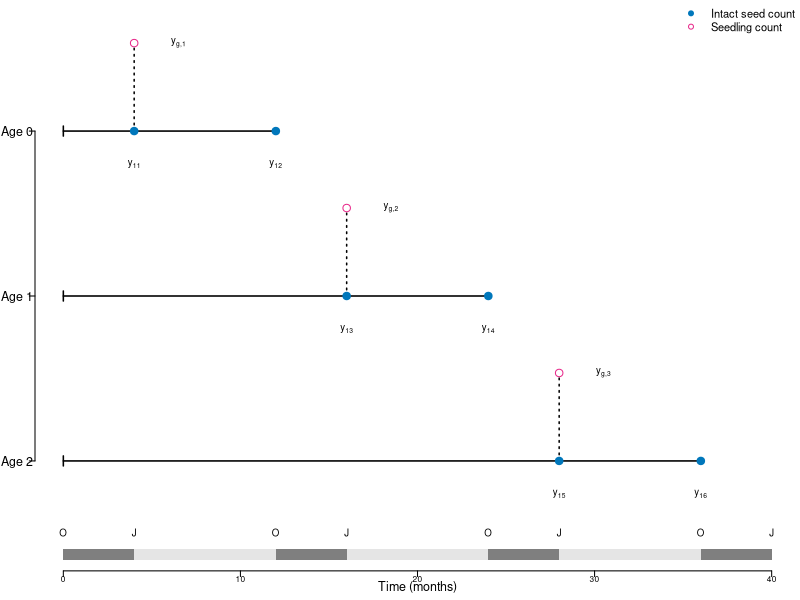
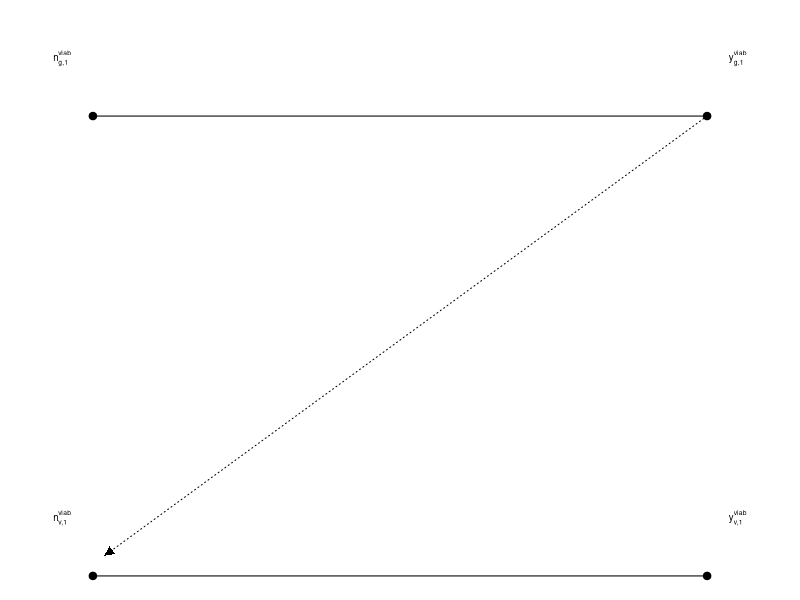
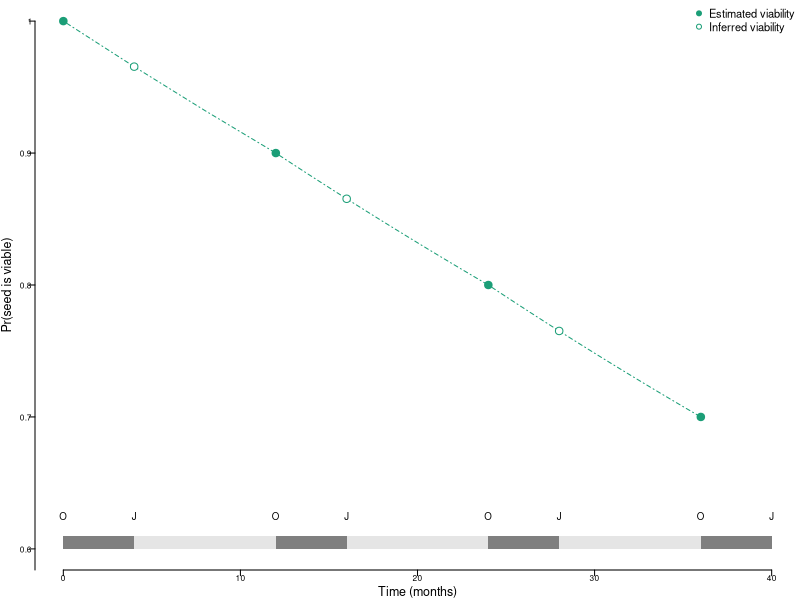
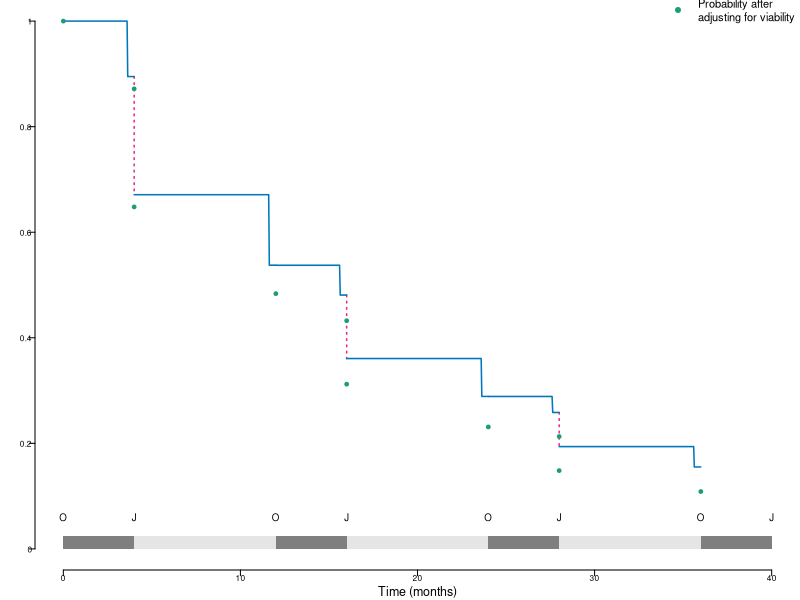

Write the R code that produced these figures, in order.
####
####
# Code for conceptual figure describing seed bank data
# Produces graphs in Figure 2B focused on belowground parts of demography
####
####

# set font sizes
pt12 = 1
pt10 = 10/12
pt9 = 9/12
pt8 = 8/12
pt7 = 7/12
pt6 = 6/12

# scale figure dimensions
scale = .9

# - Panel for seed bag trials ----

adj.y = 5
adj.y2 = 10

# two one panel plots
tiff("products/figures/seed-bag-trials.tif",
     units='px',height = 800*2*scale, width = 800*3*scale,res=800,compression='lzw')

par(mfrow=c(1,1),mar=c(0,.25,0,0),
    oma=c(1.5,1.5,0,0), mgp=c(3,.1,0))

# times at which bags were collected
t.sample = c(0,4,4,12,16,16,24,28,28,36)/36

# plotting frame
plot(NA,
     xlim=c(0,40),ylim=c(6,40-adj.y*2),
     type='n',frame=FALSE,
     axes=FALSE)

# x axis (time)
axis(1, c(0,10,20,30,40), 
     cex.axis = pt6, pos = 5,
     las = 1,  tck=-0.01, padj = -1,
     col = 'black', col.ticks = 1, 
     cex.axis = pt6)

# y axis (experimental round)
axis(2, c(35-adj.y*2,22.5-adj.y,10), tck=-0.01, 
     labels = c("Age 0","Age 1","Age 2"), 
     col = "black", col.ticks = c(1,1,1,1,1,1,0), las =2 ,
     cex.axis=pt9)

# full time of each set of seed bags in the round
arrows(0, 35-adj.y*2, 12, 35-adj.y*2, length=0.05, angle=90, code=1,lwd=1.5)
arrows(0, 22.5-adj.y, 24, 22.5-adj.y, length=0.05, angle=90, code=1,lwd=1.5)
arrows(0, 10, 36, 10, length=0.05, angle=90, code=1,lwd=1.5)

# add observations of seedlings
segments(x0=c(4,16,28),
         y0=c(35-adj.y*2,22.5-adj.y,10),
         y1=c(39-adj.y*2,26.5-adj.y,14),
         lwd=1.5,lty='dotted')

# add points for observations at each time
points(x=c(4,4,12,16,16,24,28,28,36),
       y=c(c(35,39,35)-adj.y*2,c(22.5,26.5,22.5)-adj.y,10,14,10),
       pch=c(19,21,19,19,21,19,19,21,19),cex=1,
       bg=c("#0077bb","white","#0077bb","#0077bb","white","#0077bb","#0077bb","white","#0077bb"),
       col=c("#0077bb","#e7298a","#0077bb","#0077bb","#e7298a","#0077bb","#0077bb","#e7298a","#0077bb"))

# observations of age 0 seeds
text(x=4,34-adj.y*2-.5,expression(paste(y)[11]),cex=pt7)
text(x=12,34-adj.y*2-.5,expression(paste(y)[12]),cex=pt7)
text(x=6.5,39-adj.y*2,expression(paste(y["g,1"])),cex=pt7)

# observations of age 1 seeds
text(x=(16),21.5-adj.y-.5,expression(paste(y)[13]),cex=pt7)
text(x=(24),21.5-adj.y-.5,expression(paste(y)[14]),cex=pt7)
text(x=18.5,26.5-adj.y,expression(paste(y["g,2"])),cex=pt7)

# observations of age 2 seeds
text(x=(28),9-.5,expression(paste(y)[15]),cex=pt7)
text(x=(36),9-.5,expression(paste(y)[16]),cex=pt7)
text(x=30.5,14,expression(paste(y["g,3"])),cex=pt7)

# legend
legend("topright",
       pch = c(19,21),
       col = c('#0077bb','#e7298a'),#,'black','black'),
       lty = c(FALSE,FALSE,1,3),
       legend = c("Intact seed count", "Seedling count"),#,"Survival",'Germination'),
       cex=pt8,
       box.lty=0,
       bg=NA)

# time (months)
rect(c(0,4,12,16,24,28,36),5.5,c(4,12,16,24,28,36,40),6,
     col=c('gray50','gray90'),border=0,lwd=0)
# add time of year
text(c(0,4,12,16,24,28,36,40),6.75,
     c("O","J"),cex=pt7)
mtext("Time (months)",side=1,line=.25,cex=pt9)

dev.off()



# - Panel for lab germination and viability trials ----

tiff("products/figures/lab-trials.tif",
     units='px',height = 800*1.5*scale, width = 800*2*scale,res=800,compression='lzw')

par(mfrow=c(1,1),mar=c(0,0,0,0),
    oma=c(0,0,0,0)+.1, mgp=c(3,.1,0))

# plotting frame
plot(NA,
     xlim=c(9,21),ylim=c(.4,.64),
     type='n',frame=FALSE,
     axes=FALSE)

# germination trails
segments(x0=c(10),
         x1=c(20),
         y0=c(.6))
points(x=c(10,20),y=c(.6,.6),pch=19)

# viability trials
segments(x0=c(10),
         x1=c(20),
         y0=c(.4))
points(x=c(10,20),y=c(.4,.4),pch=19)

# connect germination and viability trials
segments(x0=20,x1=10.25,y0=.6,y1=.41,lty='dotted')
shape::Arrows(x0=20,x1=10.25,y0=.6,y1=.41, arr.type="triangle", 
              arr.width=.2,arr.length=.2,lty=0)

# label observations
text(x=9.5,.625,expression(paste(n)["g,1"]^"viab"),cex=pt7)
text(x=20.5,.625,expression(paste(y)["g,1"]^"viab"),cex=pt7)

text(x=9.5,.425,expression(paste(n)["v,1"]^"viab"),cex=pt7)
text(x=20.5,.425,expression(paste(y)["v,1"]^"viab"),cex=pt7)

dev.off()


# - Functions ----
## Exponential survival function

f.exp = function(t,lam=lambda){
  return(exp(-(t/beta)^alpha))
}

## Discrete survival function

f.discrete = function(t,t_min,t_max){
  t_step = t_max-.01
  if(t<t_step){
    val = exp(-(t_min))
  } else {
    val = exp(-(t_max))
  }
  return(val)
}

# - Simulated data ----
# this is sort of messy
# it started out that I simulated data from a seed bank with constant survivorship
# so used an exponential survival function
# then I moved to plot the survival in discrete terms, so wrote a function to translate the
# continuous to exponential
# I'm leaving it like this because the continuous can be converted to the discrete
# and this is a conceptual illustration but if I were starting over I would 
# start with a discrete simulation

# number of seeds starting the trials
n = 100
# scale parameter
lambda = 1
# translate scale parameter to terms for Weibull
beta=1/lambda
# shape parameter
alpha=1

# conditional probability of germination (all *intact* seeds have x% germination probability)
g = c(.25,.25,.25)

# viability at the end of the year for age 0, 1, and 2 seeds
v = c(.9,.8,.7)

# - Calculate age-specific probabilities and survivorship schedule ----

## sample times
t.sample = t = c(0,4,4,12,16,16,24,28,28,36)/36

# Calculate age-specific survival probability
Oct_0 = 1

Janpre_1 = f.exp(t=t.sample[2])
Jangerm_1 = g[1]
Janpost_1 = (1-g[1])
Oct_1 = f.exp(t=t.sample[4])/f.exp(t=t.sample[3])

Janpre_2 = f.exp(t=t.sample[5])/f.exp(t=t.sample[4])
Jangerm_2 = g[2]
Janpost_2 = (1-g[2])
Oct_2 = f.exp(t=t.sample[7])/f.exp(t=t.sample[6])

Janpre_3 = f.exp(t=t.sample[8])/f.exp(t=t.sample[7])
Jangerm_3 = g[3]
Janpost_3 = (1-g[3])
Oct_3 = f.exp(t=t.sample[10])/f.exp(t=t.sample[9])

# Calculate survivorship schedule
l.x=c()
l.x[1]=1
l.x[2]=Janpre_1
l.x[3]=Janpost_1*Janpre_1
l.x[4]=Oct_1*Janpost_1*Janpre_1
l.x[5]=Janpre_2*Oct_1*Janpost_1*Janpre_1
l.x[6]=Janpost_2*Janpre_2*Oct_1*Janpost_1*Janpre_1
l.x[7]=Oct_2*Janpost_2*Janpre_2*Oct_1*Janpost_1*Janpre_1
l.x[8]=Janpre_3*Oct_2*Janpost_2*Janpre_2*Oct_1*Janpost_1*Janpre_1
l.x[9]=Janpost_3*Janpre_3*Oct_2*Janpost_2*Janpre_2*Oct_1*Janpost_1*Janpre_1
l.x[10]=Oct_3*Janpost_3*Janpre_3*Oct_2*Janpost_2*Janpre_2*Oct_1*Janpost_1*Janpre_1
l.x[11]=NA

# conditional probability of germination

g.v=c()
g.v[1] = g[1]/(1-(1-v[1]^(1/3))*(1-g[1]))
g.v[2] = g[2]/(1-(1-(v[1]*(v[2]/v[1])^(1/3)))*(1-g[2]))
g.v[3] = g[3]/(1-(1-(v[2]*(v[3]/v[2])^(1/3)))*(1-g[3]))

# Calculate age-specific survival probability
Oct_0.v = 1

Janpre_1.v = f.exp(t=t.sample[2])*(g[1]+(1-g[1])*v[1]^(1/3))
Jangerm_1.v = g.v[1]
Janpost_1.v = (1-g.v[1])
Oct_1.v = (f.exp(t=t.sample[4])*v[1])/(f.exp(t=t.sample[3])*(v[1])^(1/3))

Janpre_2.v =( f.exp(t=t.sample[5])*(g[2]+(1-g[2])*v[1]*(v[2]/v[1])^(1/3)))/(f.exp(t=t.sample[4])*v[1])
Jangerm_2.v = g.v[2]
Janpost_2.v = (1-g.v[2])
Oct_2.v = (f.exp(t=t.sample[7])*v[2])/(f.exp(t=t.sample[6])*v[1]*(v[2]/v[1])^(1/3))

Janpre_3.v = (f.exp(t=t.sample[8])*(g[3]+(1-g[3])*v[2]*(v[3]/v[2])^(1/3)))/(f.exp(t=t.sample[7])*v[2])
Jangerm_3.v = g.v[3]
Janpost_3.v = (1-g.v[3])
Oct_3.v = (f.exp(t=t.sample[10])*v[3])/(f.exp(t=t.sample[9])*v[2]*(v[3]/v[2])^(1/3))

# Calculate survivorship schedule
l.x.viability=c()
l.x.viability[1]=1
l.x.viability[2]=Janpre_1.v
l.x.viability[3]=Janpost_1.v*Janpre_1.v
l.x.viability[4]=Oct_1.v*Janpost_1.v*Janpre_1.v
l.x.viability[5]=Janpre_2.v*Oct_1.v*Janpost_1.v*Janpre_1.v
l.x.viability[6]=Janpost_2.v*Janpre_2.v*Oct_1.v*Janpost_1.v*Janpre_1.v
l.x.viability[7]=Oct_2.v*Janpost_2.v*Janpre_2.v*Oct_1.v*Janpost_1.v*Janpre_1.v
l.x.viability[8]=Janpre_3.v*Oct_2.v*Janpost_2.v*Janpre_2.v*Oct_1.v*Janpost_1.v*Janpre_1.v
l.x.viability[9]=Janpost_3.v*Janpre_3.v*Oct_2.v*Janpost_2.v*Janpre_2.v*Oct_1.v*Janpost_1.v*Janpre_1.v
l.x.viability[10]=Oct_3.v*Janpost_3.v*Janpre_3.v*Oct_2.v*Janpost_2.v*Janpre_2.v*Oct_1.v*Janpost_1.v*Janpre_1.v
l.x.viability[11]=NA


# - Panel for lab trial data ----
# figure shows viability estimated in the lab in October
# and viability inferred to the intervening times, with January marked in open circle

tiff("products/figures/viability-data.tif",
     units='px',height = 800*2*scale, width = 800*2*scale,res=800,compression='lzw')

par(mfrow=c(1,1),mar=c(0,.25,0,0),
    oma=c(1.5,1.5,0,0), mgp=c(3,.1,0))
t.sample = c(0,4,4,12,16,16,24,28,28,36)/36

## Panel B
## Viability and inferred viability
plot(NA,
     xlim=c(0,40),ylim=c(.6,1),
     type='n',frame=FALSE,
     axes=FALSE)

axis(1, c(0,10,20,30,40), 
     cex.axis = pt6,
     las = 1,  tck=-0.01, padj = -1,
     col = 'black', col.ticks = 1, 
     cex.axis = pt6)

axis(2, seq(.5,1,by=.1),
     labels = seq(.5,1,by=.1),
     tck=-0.01, las=1, hadj=1.1,
     col = 'black', col.ticks = 1, 
     cex.axis = pt6)
mtext('Pr(seed is viable)',side=2,line=1,adj=.5,col='black',cex=pt9)
mtext("Time (months)",side=1,line=.5,cex=pt9)

x0=seq(0,1,by=1/3)
lines(x=x0*12,v[1]^(x0),
      lty='dotdash',col='#1b9e77')

x1=seq(1,2,by=.01)
lines(x=x1*12,v[1]*(v[2]/v[1])^(x1-1),
      lty='dotdash',col='#1b9e77')

x2=seq(2,3,by=.01)
lines(x=x2*12,v[2]*(v[3]/v[2])^(x2-2),
      lty='dotdash',col='#1b9e77')

points(c(0,12,24,36),
       c(1,v),
       pch=19,
       col='#1b9e77')
points(c(4,16,28), 
       c(v[1]^(1/3), v[1]*(v[2]/v[1])^(1/3), v[2]*(v[3]/v[2])^(1/3)),
       pch=21,bg='white',
       col='#1b9e77')

legend("topright",
       pch = c(19,21),
       col = c('#1b9e77','#1b9e77'),
       bg = c(NA,'white'),
       legend = c("Estimated viability", "Inferred viability"),
       cex=pt8,
       box.lty=0)

rect(c(0,4,12,16,24,28,36),.6,c(4,12,16,24,28,36,40),.61,
     col=c('gray50','gray90'),lwd=0,border=0)
text(c(0,4,12,16,24,28,36,40),.625,
     c("O","J"),cex=pt7)

dev.off()

# - Panel for combined data ----

#1b9e77 purple
#e7298a green
tiff("products/figures/survival.tif",
     units='px',height = 800*2*scale, width = 800*3*scale,res=800,compression='lzw')

par(mfrow=c(1,1),mar=c(0,.25,0,0),
    oma=c(1.5,1.5,0,0), mgp=c(3,.1,0))

t.sample = c(0,4,4,12,16,16,24,28,28,36)/36

# plot survival function
plot(NA,
     xlim=c(0,40),ylim=c(0,1),
     type='n',frame=FALSE,
     axes=FALSE)

# x axis
axis(1, c(0,10,20,30,40), 
     cex.axis = pt6,
     las = 1,  tck=-0.01, padj = -1,
     col = 'black', col.ticks = 1, 
     cex.axis = pt6)

# y axis
axis(2, c(0,.2,.4,.6,.8,1),
     labels = c(0,.2,.4,.6,.8,1),
     tck=-0.01, las=1, hadj=1.1,
     col = 'black', col.ticks = 1, 
     cex.axis = pt6)

mtext('Pr(remaining in seed bank)',
      side=2,line=1,adj=1.5,col='black',cex=pt9)

l.x.s=l.x[c(3,6,9)]+l.x[c(2,5,8)]*c(Jangerm_1,Jangerm_2,Jangerm_3)

# plot survivorship points on to curve
segments(x0=c(4,16,28),
         y0=c(l.x.s),y1=c(l.x[c(3,6,9)]),
         lty=c('dotted'), col = '#e7298a',lwd=1.5)

## PERSISTENCE CURVE
t1 = seq(0/36,4/36,by=.001)
vals=unlist(lapply(t1,f.discrete,t_min=min(t1),t_max=max(t1)))
lines(t1*36, vals, col = '#0077bb',lwd=1.5)

t2 = seq(4/36,12/36,by=.001)
vals=unlist(lapply(t2,f.discrete,t_min=min(t2),t_max=max(t2)))
lines(t2*36, (1-g[1])*vals, col = '#0077bb',lwd=1.5)

t3 = seq(12/36,16/36,by=.001)
vals=unlist(lapply(t3,f.discrete,t_min=min(t3),t_max=max(t3)))
lines(t3*36, (1-g[1])*vals, col = '#0077bb',lwd=1.5)

t4 = seq(16/36,24/36,by=.001)
vals=unlist(lapply(t4,f.discrete,t_min=min(t4),t_max=max(t4)))
lines(t4*36, (1-g[1])*(1-g[2])*vals, col = '#0077bb',lwd=1.5)

t5 = seq(24/36,28/36,by=.001)
vals=unlist(lapply(t5,f.discrete,t_min=min(t5),t_max=max(t5)))
lines(t5*36, (1-g[1])*(1-g[2])*vals, col = '#0077bb',lwd=1.5)

t6 = seq(28/36,36/36,by=.001)
vals=unlist(lapply(t6,f.discrete,t_min=min(t6),t_max=max(t6)))
lines(t6*36, (1-g[1])*(1-g[2])*(1-g[3])*vals, col = '#0077bb',lwd=1.5)

## VIABILITY CURVE
l.x.s=l.x.viability[c(2,5,8)]

points(t.sample[1:10]*36,l.x.viability[1:10],col='#1b9e77',pch=19,cex=.5)


legend("topright",
       col = c('#0077bb',"#e7298a",'#1b9e77'),
       lty = c(1,3,NA),
       pch = c(NA,NA,19),
       legend = c("Persistence",
                  "Emergence",
                  "Probability after\nadjusting for viability"),
       cex=pt8,
       box.lty=0,inset=c(0,-.1))

mtext("Time (months)",side=1,line=.5,cex=pt9)

rect(c(0,4,12,16,24,28,36),0,c(4,12,16,24,28,36,40),.025,
     col=c('gray50','gray90'),lwd=0,border=0)
text(c(0,4,12,16,24,28,36,40),.06,
     c("O","J"),cex=pt7)

dev.off()



